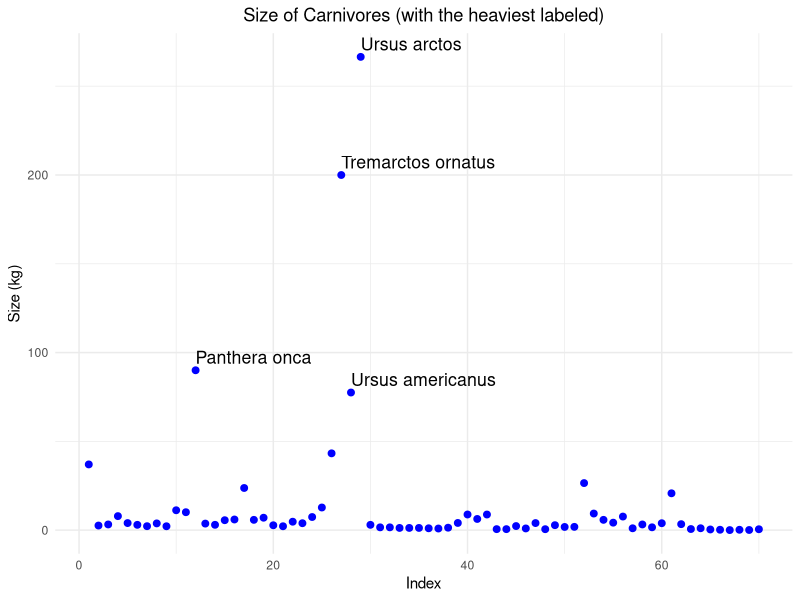
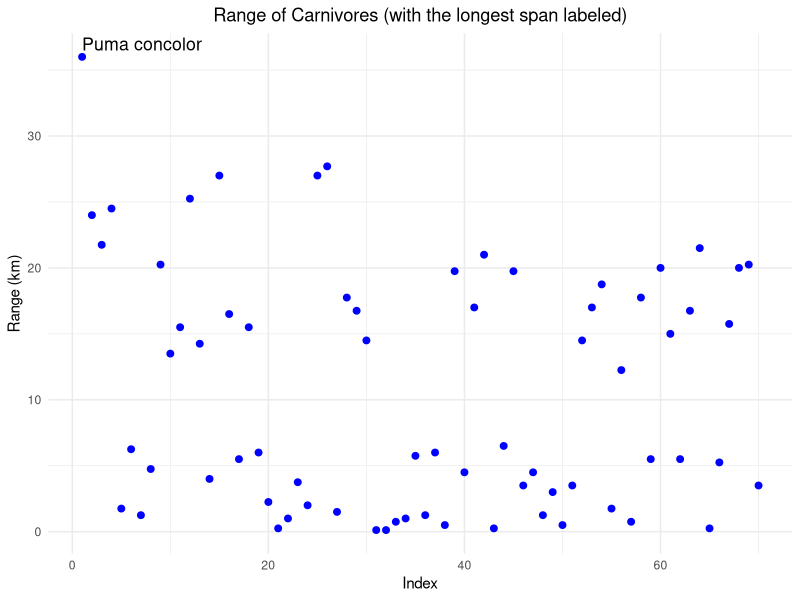
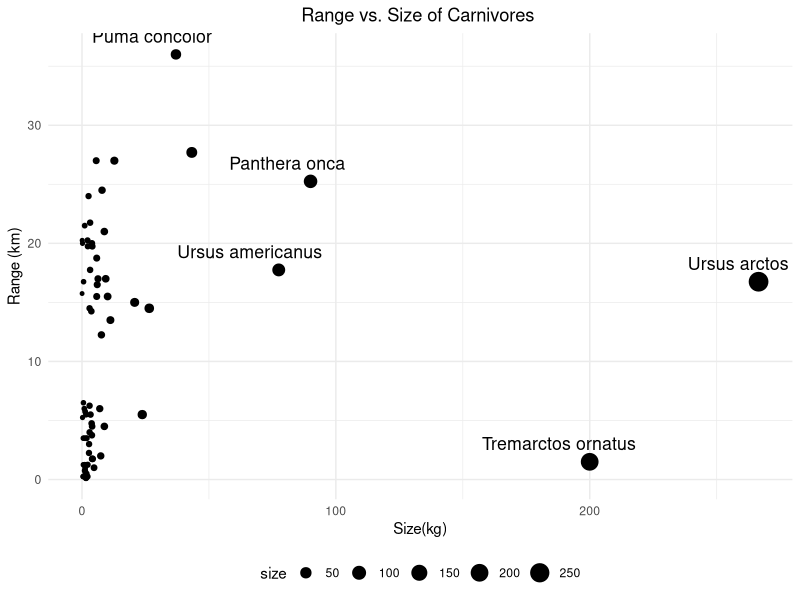
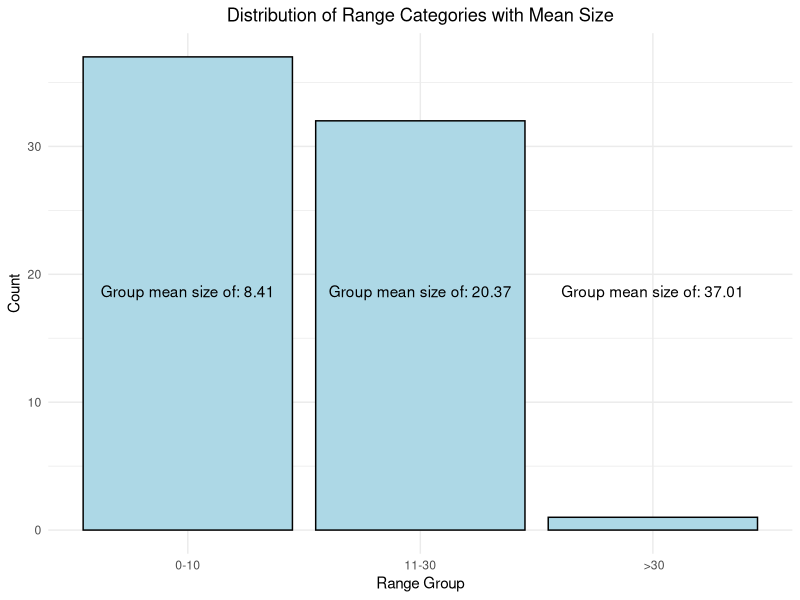

The R source for these figures, in order:
install.packages("ade4")
library(ade4)
data(carni70)

data <- carni70$tab
data$animal <- rownames(data)
head(carni70$tab)

# first rows in the dataframe
knitr::kable(head(carni70$tab))

#seems to be about carnivores, each row is contains the latin names of the carnivores, 
# their size in kg and range geographically in km.

library(ggplot2)
library(dplyr)
 

# Identify outliers using IQR
Q1 <- quantile(data$size, 0.1)
Q3 <- quantile(data$size, 0.9)
IQR <- Q3 - Q1

outliers <- data %>%
  filter(size < (Q1 - 2 * IQR) | size > (Q3 + 2 * IQR))

outliers$index <- which(data$animal %in% outliers$animal) # get index

ggplot(data, aes(x = 1:nrow(data), y = size)) +
  geom_point(color = "blue", size=2) +
  geom_text(data = outliers, aes(x = index, y = size, label = gsub("_", " ", animal)), 
            vjust = -0.5, hjust = 0, color = "black", size=4.5) +
  labs(title = "Size of Carnivores (with the heaviest labeled)", x = "Index", y = "Size (kg)") +
  theme_minimal()+theme(
    plot.title = element_text(hjust = 0.5))



# Identify outliers using IQR
Q11 <- quantile(data$range, 0.3)
Q33 <- quantile(data$range, 0.7)
IQR <- Q33 - Q11

outlier <- data %>%
  filter(range < (Q11 -  IQR) | range > (Q33 + IQR))

outlier$index <- which(data$animal %in% outlier$animal) # get index

ggplot(data, aes(x = 1:nrow(data), y = range)) +
  geom_point(color = "blue", size=2) +
  geom_text(data = outlier, aes(x = index, y = range, label = gsub("_", " ", animal)), 
            vjust = -0.5, hjust = 0, color = "black", size=4.5) +
  labs(title = "Range of Carnivores (with the longest span labeled)", x = "Index", y = "Range (km)") +
  theme_minimal()+theme(
    plot.title = element_text(hjust = 0.5))

# puma has clearly the longest geographical range of the carnivores. 
# There seems to be a group of carnivores that has a range between 14-28 and a
#group where the range is inbetween 0 and 7

labels  <- rbind(outlier, outliers)


ggplot(data, aes(x = size, y = range)) +
  geom_point(aes(size = size), alpha = 1) + # Adjust size 
  geom_text(data = labels, aes(x = size, y = range, label = gsub("_", " ", animal)), 
            vjust = -0.9, hjust = 0.7, color = "black", size=4.5) +
  labs(title = "Range vs. Size of Carnivores ", 
       x = "Size(kg)", y = "Range (km)") +
  theme_minimal() +
  theme(legend.position = "bottom")+theme(
    plot.title = element_text(hjust = 0.5))


# Categorize the range into three groups
data$range_group <- cut(data$range,
                        breaks = c(0, 10, 30, 50), # Define intervals
                        labels = c("0-10", "11-30", " >30"),
                        right = TRUE)
# Calculate the mean size for each range group
mean_size_by_group <- data %>%
  group_by(range_group) %>%
  summarize(mean_size = mean(size, na.rm = TRUE))
# Create a table summarizing the number of animals in each group
range_table <- table(data$range_group)

# Display the table
knitr::kable(range_table, col.names = c("Range Group", "Count"))

# Create the bar plot for the range categories with mean size labels
ggplot(data, aes(x = range_group)) +
  geom_bar(fill = "lightblue", color = "black") +
  geom_text(data = mean_size_by_group, aes(x = range_group, y = Inf, label = paste('Group mean size of:',round(mean_size, 2))), 
            vjust = 22, color = "black") + # Place text above the bars
  labs(title = "Distribution of Range Categories with Mean Size", 
       x = "Range Group", y = "Count") +
  theme_minimal()+theme(
    plot.title = element_text(hjust = 0.5))


# In general smaller carnivares in the group with a small range, but as we previous
# saw, there are a few carnivores with really high weight in this interval that makes '
# the mean weight grow. Puma concolor is alone in its group
